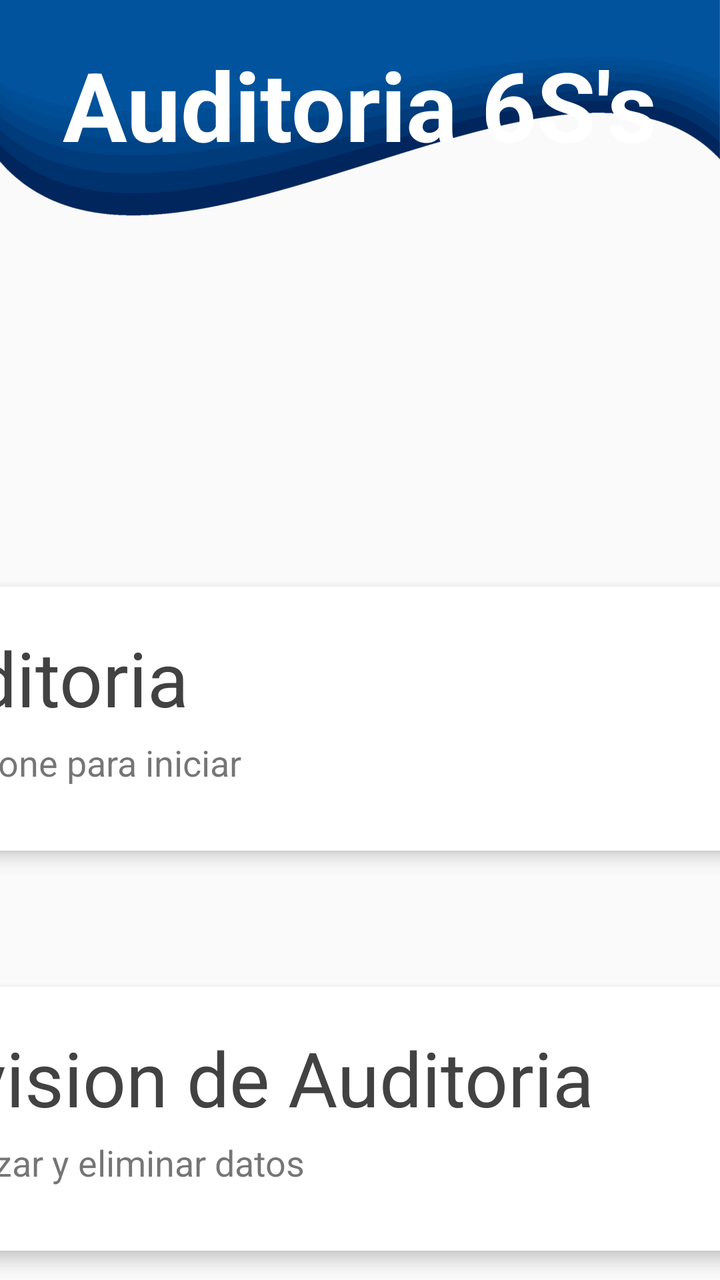
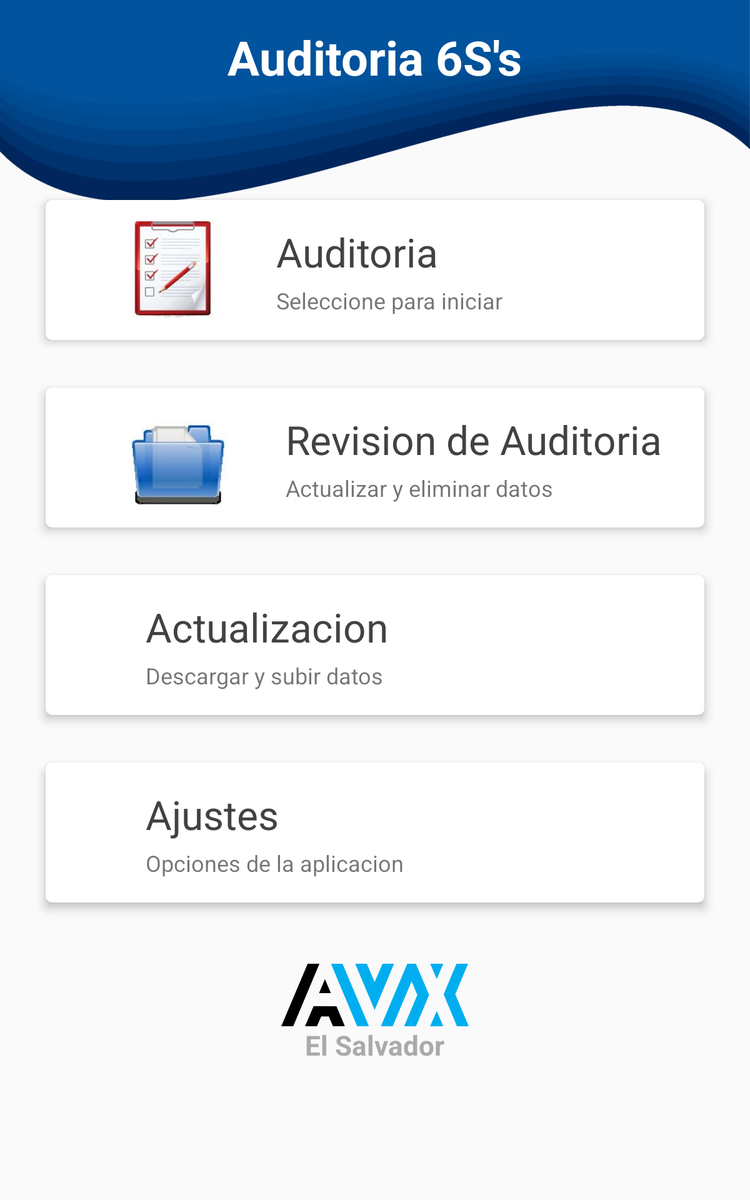

Two renders of one Android screen. The first uses the default layout on a phone; the second uses the alternative layout the repository ships for a different screen configuration, on a matching device. The two XML files are below.
<!-- AndroidManifest.xml: application theme AppTheme -->
<!-- res/layout/fragment_fragment_home.xml -->
<LinearLayout xmlns:android="http://schemas.android.com/apk/res/android"
    xmlns:tools="http://schemas.android.com/tools"
    android:layout_width="match_parent"
    android:layout_height="match_parent"
    android:orientation="vertical"
    android:background="@drawable/fondoazul"
    xmlns:card_view="http://schemas.android.com/apk/res-auto"
    tools:context="fragments.FragmentHome">

    

    <TextView
        android:layout_width="wrap_content"
        android:layout_height="wrap_content"
        android:text="@string/titulo_home"
        android:textColor="@android:color/background_light"
        android:textSize="48sp"
        android:layout_gravity="center"
        android:layout_marginTop="20dp"
        android:layout_marginBottom="150dp"
        android:textStyle="bold" />

    <android.support.v7.widget.CardView
        android:id="@+id/card1"
        android:layout_width="650dp"
        android:layout_height="150dp"
        android:orientation="horizontal"
        android:layout_marginTop="50dp"
        android:layout_gravity="center"
        card_view:cardUseCompatPadding="true"
        card_view:cardCornerRadius="5dp"
        card_view:cardElevation="5dp">

        <LinearLayout
            android:layout_width="match_parent"
            android:layout_height="wrap_content"
            android:orientation="horizontal">

            <ImageView
                android:layout_width="wrap_content"
                android:layout_height="wrap_content"
                android:layout_marginLeft="50dp"
                android:background="@drawable/data"/>


            <LinearLayout
                android:layout_width="match_parent"
                android:layout_height="wrap_content"
                android:orientation="vertical">

                <TextView
                    android:layout_width="match_parent"
                    android:layout_height="wrap_content"
                    android:text="Auditoria"
                    android:textSize="38sp"
                    android:textColor="@color/cardview_dark_background"
                    android:layout_marginTop="20dp"
                    android:layout_marginLeft="30dp"/>

                <TextView
                    android:layout_width="match_parent"
                    android:layout_height="wrap_content"
                    android:text="Seleccione para iniciar"
                    android:textSize="18sp"
                    android:layout_marginTop="5dp"
                    android:layout_marginLeft="30dp"/>

            </LinearLayout>

        </LinearLayout>

    </android.support.v7.widget.CardView>

    <android.support.v7.widget.CardView
        android:id="@+id/card2"
        android:layout_width="650dp"
        android:layout_height="150dp"
        android:orientation="horizontal"
        android:layout_marginTop="50dp"
        android:layout_gravity="center"
        card_view:cardUseCompatPadding="true"
        card_view:cardCornerRadius="5dp"
        card_view:cardElevation="5dp">

        <LinearLayout
            android:layout_width="match_parent"
            android:layout_height="wrap_content"
            android:orientation="horizontal">

            <ImageView
                android:layout_width="wrap_content"
                android:layout_height="wrap_content"
                android:layout_marginLeft="50dp"
                android:background="@drawable/data"/>


            <LinearLayout
                android:layout_width="match_parent"
                android:layout_height="wrap_content"
                android:orientation="vertical">

                <TextView
                    android:layout_width="match_parent"
                    android:layout_height="wrap_content"
                    android:text="Revision de Auditoria"
                    android:textSize="38sp"
                    android:textColor="@color/cardview_dark_background"
                    android:layout_marginTop="20dp"
                    android:layout_marginLeft="30dp"/>

                <TextView
                    android:layout_width="match_parent"
                    android:layout_height="wrap_content"
                    android:text="Actualizar y eliminar datos"
                    android:textSize="18sp"
                    android:layout_marginTop="5dp"
                    android:layout_marginLeft="30dp"/>

            </LinearLayout>

        </LinearLayout>

    </android.support.v7.widget.CardView>

    <android.support.v7.widget.CardView
        android:id="@+id/card3"
        android:layout_width="650dp"
        android:layout_height="150dp"
        android:orientation="horizontal"
        android:layout_marginTop="50dp"
        android:layout_gravity="center"
        card_view:cardUseCompatPadding="true"
        card_view:cardCornerRadius="5dp"
        card_view:cardElevation="5dp">

        <LinearLayout
            android:layout_width="match_parent"
            android:layout_height="wrap_content"
            android:orientation="horizontal">

            <ImageView
                android:layout_width="wrap_content"
                android:layout_height="wrap_content"
                android:layout_marginLeft="50dp"
                android:background="@drawable/data"/>


            <LinearLayout
                android:layout_width="match_parent"
                android:layout_height="wrap_content"
                android:orientation="vertical">

                <TextView
                    android:layout_width="match_parent"
                    android:layout_height="wrap_content"
                    android:text="Ajustes"
                    android:textSize="38sp"
                    android:textColor="@color/cardview_dark_background"
                    android:layout_marginTop="20dp"
                    android:layout_marginLeft="30dp"/>

                <TextView
                    android:layout_width="match_parent"
                    android:layout_height="wrap_content"
                    android:text="Opciones de la aplicacion"
                    android:textSize="18sp"
                    android:layout_marginTop="5dp"
                    android:layout_marginLeft="30dp"/>

            </LinearLayout>

        </LinearLayout>

    </android.support.v7.widget.CardView>

    <ImageView
        android:layout_width="200dp"
        android:layout_height="60dp"
        android:layout_gravity="center"
        android:layout_marginTop="200dp"
        android:background="@drawable/avx_logo"/>

    <TextView
        android:layout_width="wrap_content"
        android:layout_height="wrap_content"
        android:text="El Salvador"
        android:textColor="@android:color/darker_gray"
        android:textSize="22sp"
        android:layout_gravity="center"
        android:textStyle="bold" />

</LinearLayout>
<!-- resources referenced by this layout -->
<resources>
  <!-- drawable avx_logo: png bitmap (drawable-v24, 25861 bytes) -->
  <!-- drawable fondoazul: png bitmap (drawable-v24, 32805 bytes) -->
  <string name="titulo_home">Auditoria 6S\'s</string>
  <style name="AppTheme" parent="Theme.AppCompat.Light.DarkActionBar">
          
          <item name="colorPrimary">@color/colorPrimary</item>
          <item name="colorPrimaryDark">@color/colorPrimaryDark</item>
          <item name="colorAccent">@color/colorAccent</item>
      </style>
  <color name="colorPrimary">#3F51B5</color>
  <color name="colorPrimaryDark">#303F9F</color>
  <color name="colorAccent">#FF4081</color>
</resources>
<!-- res/layout-large/fragment_fragment_home.xml (the repository's variant of the layout above) -->
<!-- drawn on a 7-inch tablet held upright -->
<LinearLayout xmlns:android="http://schemas.android.com/apk/res/android"
    xmlns:tools="http://schemas.android.com/tools"
    android:layout_width="match_parent"
    android:layout_height="match_parent"
    android:orientation="vertical"
    android:background="@drawable/fondoazul"
    xmlns:card_view="http://schemas.android.com/apk/res-auto"
    tools:context="fragments.FragmentHome">

    

    <TextView
        android:layout_width="wrap_content"
        android:layout_height="wrap_content"
        android:text="@string/titulo_home"
        android:textColor="@android:color/background_light"
        android:textSize="38sp"
        android:layout_gravity="center"
        android:layout_marginTop="20dp"
        android:layout_marginBottom="30dp"
        android:textStyle="bold" />

    <android.support.v7.widget.CardView
        android:id="@+id/card1"
        android:layout_width="match_parent"
        android:layout_height="130dp"
        android:orientation="horizontal"
        android:layout_marginTop="50dp"
        android:layout_marginStart="30dp"
        android:layout_marginEnd="30dp"
        android:layout_gravity="center"
        card_view:cardUseCompatPadding="true"
        card_view:cardCornerRadius="5dp"
        card_view:cardElevation="5dp">

        <LinearLayout
            android:layout_width="match_parent"
            android:layout_height="match_parent"
            android:orientation="horizontal">

            <ImageView
                android:layout_width="wrap_content"
                android:layout_height="wrap_content"
                android:layout_gravity="center_vertical"
                android:layout_marginLeft="50dp"
                android:adjustViewBounds="true"
                android:scaleType="centerInside"
                android:scaleX="0.7"
                android:scaleY="0.7"
                android:src="@drawable/auditoria"/>


            <LinearLayout
                android:layout_width="match_parent"
                android:layout_height="wrap_content"
                android:orientation="vertical">

                <TextView
                    android:layout_width="match_parent"
                    android:layout_height="wrap_content"
                    android:text="Auditoria"
                    android:textSize="32sp"
                    android:textColor="@color/cardview_dark_background"
                    android:layout_marginTop="20dp"
                    android:layout_marginLeft="30dp"/>

                <TextView
                    android:layout_width="match_parent"
                    android:layout_height="wrap_content"
                    android:text="Seleccione para iniciar"
                    android:textSize="18sp"
                    android:layout_marginTop="5dp"
                    android:layout_marginLeft="30dp"/>

            </LinearLayout>

        </LinearLayout>

    </android.support.v7.widget.CardView>

    <android.support.v7.widget.CardView
        android:id="@+id/card2"
        android:layout_width="match_parent"
        android:layout_height="130dp"
        android:orientation="horizontal"
        android:layout_marginTop="20dp"
        android:layout_marginStart="30dp"
        android:layout_marginEnd="30dp"
        android:layout_gravity="center"
        card_view:cardUseCompatPadding="true"
        card_view:cardCornerRadius="5dp"
        card_view:cardElevation="5dp">

        <LinearLayout
            android:layout_width="match_parent"
            android:layout_height="wrap_content"
            android:orientation="horizontal">

            <ImageView
                android:layout_width="wrap_content"
                android:layout_height="wrap_content"
                android:layout_marginLeft="50dp"
                android:src="@drawable/revision_audit"
                android:adjustViewBounds="true"
                android:scaleType="centerInside"
                android:scaleY="0.7"
                android:scaleX="0.7"/>


            <LinearLayout
                android:layout_width="match_parent"
                android:layout_height="wrap_content"
                android:orientation="vertical">

                <TextView
                    android:layout_width="match_parent"
                    android:layout_height="wrap_content"
                    android:text="Revision de Auditoria"
                    android:textSize="32sp"
                    android:textColor="@color/cardview_dark_background"
                    android:layout_marginTop="20dp"
                    android:layout_marginLeft="30dp"/>

                <TextView
                    android:layout_width="match_parent"
                    android:layout_height="wrap_content"
                    android:text="Actualizar y eliminar datos"
                    android:textSize="18sp"
                    android:layout_marginTop="5dp"
                    android:layout_marginLeft="30dp"/>

            </LinearLayout>

        </LinearLayout>

    </android.support.v7.widget.CardView>

    <android.support.v7.widget.CardView
        android:id="@+id/card3"
        android:layout_width="match_parent"
        android:layout_height="130dp"
        android:orientation="horizontal"
        android:layout_marginTop="20dp"
        android:layout_marginStart="30dp"
        android:layout_marginEnd="30dp"
        android:layout_gravity="center"
        card_view:cardUseCompatPadding="true"
        card_view:cardCornerRadius="5dp"
        card_view:cardElevation="5dp">

        <LinearLayout
            android:layout_width="match_parent"
            android:layout_height="wrap_content"
            android:orientation="horizontal">

            <ImageView
                android:layout_width="wrap_content"
                android:layout_height="wrap_content"
                android:layout_marginLeft="50dp"
                android:src="@drawable/update"
                android:adjustViewBounds="true"
                android:scaleType="centerInside"
                android:scaleY="0.8"
                android:scaleX="0.8"/>


            <LinearLayout
                android:layout_width="match_parent"
                android:layout_height="wrap_content"
                android:orientation="vertical">

                <TextView
                    android:layout_width="match_parent"
                    android:layout_height="wrap_content"
                    android:text="Actualizacion"
                    android:textSize="32sp"
                    android:textColor="@color/cardview_dark_background"
                    android:layout_marginTop="20dp"
                    android:layout_marginLeft="30dp"/>

                <TextView
                    android:layout_width="match_parent"
                    android:layout_height="wrap_content"
                    android:text="Descargar y subir datos"
                    android:textSize="18sp"
                    android:layout_marginTop="5dp"
                    android:layout_marginLeft="30dp"/>

            </LinearLayout>

        </LinearLayout>

    </android.support.v7.widget.CardView>

    <android.support.v7.widget.CardView
        android:id="@+id/card4"
        android:layout_width="match_parent"
        android:layout_height="130dp"
        android:orientation="horizontal"
        android:layout_marginTop="20dp"
        android:layout_marginStart="30dp"
        android:layout_marginEnd="30dp"
        android:layout_gravity="center"
        card_view:cardUseCompatPadding="true"
        card_view:cardCornerRadius="5dp"
        card_view:cardElevation="5dp">

        <LinearLayout
            android:layout_width="match_parent"
            android:layout_height="wrap_content"
            android:orientation="horizontal">

            <ImageView
                android:layout_width="wrap_content"
                android:layout_height="wrap_content"
                android:layout_marginLeft="50dp"
                android:src="@drawable/setting"
                android:adjustViewBounds="true"
                android:scaleType="centerInside"
                android:scaleY="0.8"
                android:scaleX="0.8"/>


            <LinearLayout
                android:layout_width="match_parent"
                android:layout_height="wrap_content"
                android:orientation="vertical">

                <TextView
                    android:layout_width="match_parent"
                    android:layout_height="wrap_content"
                    android:text="Ajustes"
                    android:textSize="32sp"
                    android:textColor="@color/cardview_dark_background"
                    android:layout_marginTop="20dp"
                    android:layout_marginLeft="30dp"/>

                <TextView
                    android:layout_width="match_parent"
                    android:layout_height="wrap_content"
                    android:text="Opciones de la aplicacion"
                    android:textSize="18sp"
                    android:layout_marginTop="5dp"
                    android:layout_marginLeft="30dp"/>

            </LinearLayout>

        </LinearLayout>

    </android.support.v7.widget.CardView>

    <ImageView
        android:layout_width="150dp"
        android:layout_height="50dp"
        android:layout_gravity="center"
        android:layout_marginTop="40dp"
        android:background="@drawable/avx_logo"/>

    <TextView
        android:layout_width="wrap_content"
        android:layout_height="wrap_content"
        android:text="El Salvador"
        android:textColor="@android:color/darker_gray"
        android:textSize="22sp"
        android:layout_gravity="center"
        android:textStyle="bold" />

</LinearLayout>
<!-- resources referenced by the variant -->
<!-- as a 7-inch tablet held upright resolves them -->
<resources>
  <!-- drawable auditoria: png bitmap (drawable, 4752 bytes) -->
  <!-- drawable avx_logo: png bitmap (drawable-v24, 25861 bytes) -->
  <!-- drawable fondoazul: png bitmap (drawable-v24, 32805 bytes) -->
  <!-- drawable revision_audit: png bitmap (drawable, 3225 bytes) -->
  <string name="titulo_home">Auditoria 6S\'s</string>
  <style name="AppTheme" parent="Theme.AppCompat.Light.DarkActionBar">
          
          <item name="colorPrimary">@color/colorPrimary</item>
          <item name="colorPrimaryDark">@color/colorPrimaryDark</item>
          <item name="colorAccent">@color/colorAccent</item>
      </style>
  <color name="colorPrimary">#3F51B5</color>
  <color name="colorPrimaryDark">#303F9F</color>
  <color name="colorAccent">#FF4081</color>
</resources>
